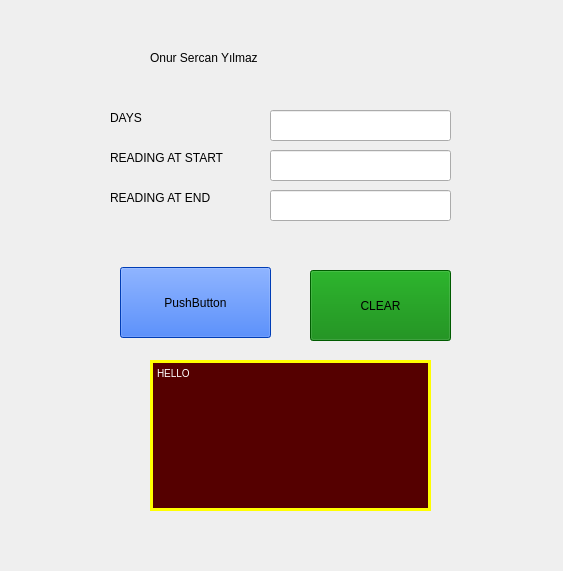
<?xml version="1.0" encoding="UTF-8"?>
<ui version="4.0">
 <class>Form</class>
 <widget class="QWidget" name="Form">
  <property name="geometry">
   <rect>
    <x>0</x>
    <y>0</y>
    <width>563</width>
    <height>571</height>
   </rect>
  </property>
  <property name="windowTitle">
   <string>Form</string>
  </property>
  <property name="styleSheet">
   <string notr="true">QPushButton{background-color: rgb(0,85,255)}</string>
  </property>
  <widget class="QPushButton" name="pushButton">
   <property name="geometry">
    <rect>
     <x>120</x>
     <y>267</y>
     <width>151</width>
     <height>71</height>
    </rect>
   </property>
   <property name="styleSheet">
    <string notr="true">@PushButton{background-color:rgb(0,85,255)}</string>
   </property>
   <property name="text">
    <string>PushButton</string>
   </property>
   <property name="default">
    <bool>false</bool>
   </property>
  </widget>
  <widget class="QLabel" name="label">
   <property name="geometry">
    <rect>
     <x>110</x>
     <y>110</y>
     <width>55</width>
     <height>16</height>
    </rect>
   </property>
   <property name="text">
    <string>DAYS</string>
   </property>
  </widget>
  <widget class="QLabel" name="label_2">
   <property name="geometry">
    <rect>
     <x>110</x>
     <y>150</y>
     <width>121</width>
     <height>16</height>
    </rect>
   </property>
   <property name="text">
    <string>READING AT START</string>
   </property>
  </widget>
  <widget class="QLabel" name="label_3">
   <property name="geometry">
    <rect>
     <x>110</x>
     <y>190</y>
     <width>121</width>
     <height>16</height>
    </rect>
   </property>
   <property name="text">
    <string>READING AT END</string>
   </property>
  </widget>
  <widget class="QLineEdit" name="lineEdit">
   <property name="geometry">
    <rect>
     <x>270</x>
     <y>110</y>
     <width>181</width>
     <height>31</height>
    </rect>
   </property>
  </widget>
  <widget class="QLineEdit" name="lineEdit_2">
   <property name="geometry">
    <rect>
     <x>270</x>
     <y>150</y>
     <width>181</width>
     <height>31</height>
    </rect>
   </property>
  </widget>
  <widget class="QLineEdit" name="lineEdit_3">
   <property name="geometry">
    <rect>
     <x>270</x>
     <y>190</y>
     <width>181</width>
     <height>31</height>
    </rect>
   </property>
  </widget>
  <widget class="QPushButton" name="pushButton_2">
   <property name="geometry">
    <rect>
     <x>310</x>
     <y>270</y>
     <width>141</width>
     <height>71</height>
    </rect>
   </property>
   <property name="autoFillBackground">
    <bool>false</bool>
   </property>
   <property name="styleSheet">
    <string notr="true">QPushButton{background-color: green}</string>
   </property>
   <property name="text">
    <string>CLEAR</string>
   </property>
  </widget>
  <widget class="QTextEdit" name="textEdit">
   <property name="geometry">
    <rect>
     <x>150</x>
     <y>360</y>
     <width>281</width>
     <height>151</height>
    </rect>
   </property>
   <property name="styleSheet">
    <string notr="true">QTextEdit{background-color: rgb(85,0,0); color:rgb(255,255,255); border:3px solid yellow;}</string>
   </property>
   <property name="html">
    <string>&lt;!DOCTYPE HTML PUBLIC &quot;-//W3C//DTD HTML 4.0//EN&quot; &quot;http://www.w3.org/TR/REC-html40/strict.dtd&quot;&gt;
&lt;html&gt;&lt;head&gt;&lt;meta name=&quot;qrichtext&quot; content=&quot;1&quot; /&gt;&lt;style type=&quot;text/css&quot;&gt;
p, li { white-space: pre-wrap; }
&lt;/style&gt;&lt;/head&gt;&lt;body style=&quot; font-family:'MS Shell Dlg 2'; font-size:7.8pt; font-weight:400; font-style:normal;&quot;&gt;
&lt;p style=&quot; margin-top:0px; margin-bottom:0px; margin-left:0px; margin-right:0px; -qt-block-indent:0; text-indent:0px;&quot;&gt;HELLO&lt;/p&gt;&lt;/body&gt;&lt;/html&gt;</string>
   </property>
  </widget>
  <widget class="QLabel" name="label_4">
   <property name="geometry">
    <rect>
     <x>150</x>
     <y>50</y>
     <width>141</width>
     <height>16</height>
    </rect>
   </property>
   <property name="text">
    <string>Onur Sercan Yılmaz</string>
   </property>
  </widget>
 </widget>
 <resources/>
 <connections/>
</ui>
